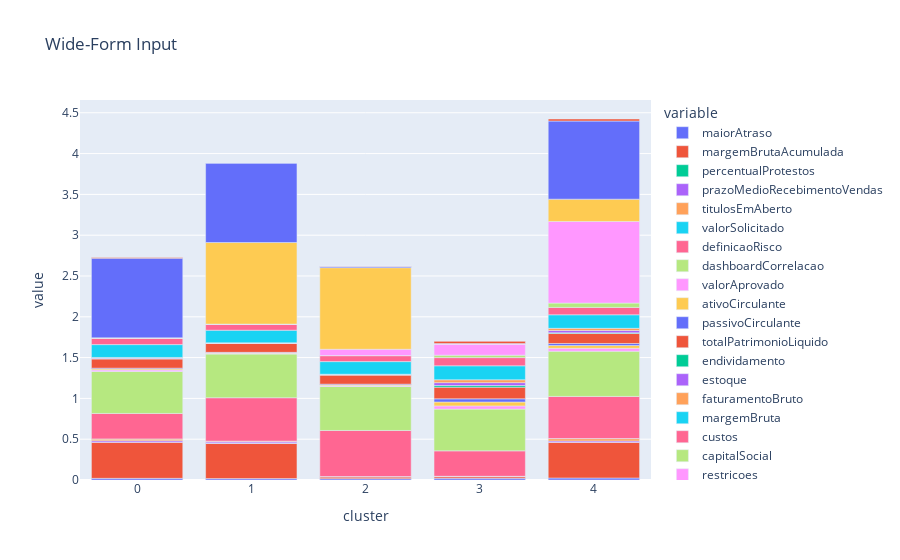

The cell this chart's notebook holds for it:
### Code cell
df=file.copy()
    X_minmax = MinMaxScaler().fit_transform(df.values)
    df_norm = pd.DataFrame(X_minmax)
    df_norm.columns = df.columns
    df_norm['cluster'] = modelo.labels_ #bestKmeans.labels_
    #df_norm.head()  
    #df_res = df_norm.groupby('cluster').mean()
    #fig, axes = plt.subplots(1, figsize=(32,10))
    #df_res.plot(kind='bar',ax=axes["cluster"])
    #fig.update_layout(margin=dict(l=0, r=0, b=0, t=0),autosize=False,width=800,height=800,)

    fig = px.bar(df_res, x="cluster", y=df_res.columns, title="Wide-Form Input")
    fig.show()

### Figure 1 — Plotly figure (JSON) as saved in the notebook; plotly's stock layout.template omitted (floating-point values rounded to 4 significant figures)
{"data": [{"alignmentgroup": "True", "hovertemplate": "variable=maiorAtraso<br>cluster=%{x}<br>value=%{y}<extra></extra>", "legendgroup": "maiorAtraso", "marker": {"color": "#636efa", "pattern": {"shape": ""}}, "name": "maiorAtraso", "offsetgroup": "maiorAtraso", "orientation": "v", "showlegend": true, "textposition": "auto", "type": "bar", "x": [0, 1, 2, 3, 4], "xaxis": "x", "y": [0.02016, 0.01717, 0.01669, 0.02065, 0.02455], "yaxis": "y"}, {"alignmentgroup": "True", "hovertemplate": "variable=margemBrutaAcumulada<br>cluster=%{x}<br>value=%{y}<extra></extra>", "legendgroup": "margemBrutaAcumulada", "marker": {"color": "#EF553B", "pattern": {"shape": ""}}, "name": "margemBrutaAcumulada", "offsetgroup": "margemBrutaAcumulada", "orientation": "v", "showlegend": true, "textposition": "auto", "type": "bar", "x": [0, 1, 2, 3, 4], "xaxis": "x", "y": [0.4431, 0.4311, 0.02367, 0.02066, 0.4373], "yaxis": "y"}, {"alignmentgroup": "True", "hovertemplate": "variable=percentualProtestos<br>cluster=%{x}<br>value=%{y}<extra></extra>", "legendgroup": "percentualProtestos", "marker": {"color": "#00cc96", "pattern": {"shape": ""}}, "name": "percentualProtestos", "offsetgroup": "percentualProtestos", "orientation": "v", "showlegend": true, "textposition": "auto", "type": "bar", "x": [0, 1, 2, 3, 4], "xaxis": "x", "y": [0.0001878, 0.0006642, 8.917e-05, 0.0005442, 0.001703], "yaxis": "y"}, {"alignmentgroup": "True", "hovertemplate": "variable=prazoMedioRecebimentoVendas<br>cluster=%{x}<br>value=%{y}<extra></extra>", "legendgroup": "prazoMedioRecebimentoVendas", "marker": {"color": "#ab63fa", "pattern": {"shape": ""}}, "name": "prazoMedioRecebimentoVendas", "offsetgroup": "prazoMedioRecebimentoVendas", "orientation": "v", "showlegend": true, "textposition": "auto", "type": "bar", "x": [0, 1, 2, 3, 4], "xaxis": "x", "y": [0.0172, 0.01669, 0.001151, 0.001919, 0.01484], "yaxis": "y"}, {"alignmentgroup": "True", "hovertemplate": "variable=titulosEmAberto<br>cluster=%{x}<br>value=%{y}<extra></extra>", "legendgroup": "titulosEmAberto", "marker": {"color": "#FFA15A", "pattern": {"shape": ""}}, "name": "titulosEmAberto", "offsetgroup": "titulosEmAberto", "orientation": "v", "showlegend": true, "textposition": "auto", "type": "bar", "x": [0, 1, 2, 3, 4], "xaxis": "x", "y": [0.02255, 0.01033, 0.0002138, 0.001332, 0.02875], "yaxis": "y"}, {"alignmentgroup": "True", "hovertemplate": "variable=valorSolicitado<br>cluster=%{x}<br>value=%{y}<extra></extra>", "legendgroup": "valorSolicitado", "marker": {"color": "#19d3f3", "pattern": {"shape": ""}}, "name": "valorSolicitado", "offsetgroup": "valorSolicitado", "orientation": "v", "showlegend": true, "textposition": "auto", "type": "bar", "x": [0, 1, 2, 3, 4], "xaxis": "x", "y": [0.000735, 0.0001696, 0.0002281, 0.0003153, 0.0002681], "yaxis": "y"}, {"alignmentgroup": "True", "hovertemplate": "variable=definicaoRisco<br>cluster=%{x}<br>value=%{y}<extra></extra>", "legendgroup": "definicaoRisco", "marker": {"color": "#FF6692", "pattern": {"shape": ""}}, "name": "definicaoRisco", "offsetgroup": "definicaoRisco", "orientation": "v", "showlegend": true, "textposition": "auto", "type": "bar", "x": [0, 1, 2, 3, 4], "xaxis": "x", "y": [0.3114, 0.5317, 0.5649, 0.3118, 0.5166], "yaxis": "y"}, {"alignmentgroup": "True", "hovertemplate": "variable=dashboardCorrelacao<br>cluster=%{x}<br>value=%{y}<extra></extra>", "legendgroup": "dashboardCorrelacao", "marker": {"color": "#B6E880", "pattern": {"shape": ""}}, "name": "dashboardCorrelacao", "offsetgroup": "dashboardCorrelacao", "orientation": "v", "showlegend": true, "textposition": "auto", "type": "bar", "x": [0, 1, 2, 3, 4], "xaxis": "x", "y": [0.5148, 0.5354, 0.5396, 0.5116, 0.5547], "yaxis": "y"}, {"alignmentgroup": "True", "hovertemplate": "variable=valorAprovado<br>cluster=%{x}<br>value=%{y}<extra></extra>", "legendgroup": "valorAprovado", "marker": {"color": "#FF97FF", "pattern": {"shape": ""}}, "name": "valorAprovado", "offsetgroup": "valorAprovado", "orientation": "v", "showlegend": true, "textposition": "auto", "type": "bar", "x": [0, 1, 2, 3, 4], "xaxis": "x", "y": [0.01712, 0.008622, 0.008079, 0.03895, 0.03512], "yaxis": "y"}, {"alignmentgroup": "True", "hovertemplate": "variable=ativoCirculante<br>cluster=%{x}<br>value=%{y}<extra></extra>", "legendgroup": "ativoCirculante", "marker": {"color": "#FECB52", "pattern": {"shape": ""}}, "name": "ativoCirculante", "offsetgroup": "ativoCirculante", "orientation": "v", "showlegend": true, "textposition": "auto", "type": "bar", "x": [0, 1, 2, 3, 4], "xaxis": "x", "y": [0.01316, 0.006632, 0.01029, 0.04837, 0.03461], "yaxis": "y"}, {"alignmentgroup": "True", "hovertemplate": "variable=passivoCirculante<br>cluster=%{x}<br>value=%{y}<extra></extra>", "legendgroup": "passivoCirculante", "marker": {"color": "#636efa", "pattern": {"shape": ""}}, "name": "passivoCirculante", "offsetgroup": "passivoCirculante", "orientation": "v", "showlegend": true, "textposition": "auto", "type": "bar", "x": [0, 1, 2, 3, 4], "xaxis": "x", "y": [0.01006, 0.005731, 0.009691, 0.03868, 0.02448], "yaxis": "y"}, {"alignmentgroup": "True", "hovertemplate": "variable=totalPatrimonioLiquido<br>cluster=%{x}<br>value=%{y}<extra></extra>", "legendgroup": "totalPatrimonioLiquido", "marker": {"color": "#EF553B", "pattern": {"shape": ""}}, "name": "totalPatrimonioLiquido", "offsetgroup": "totalPatrimonioLiquido", "orientation": "v", "showlegend": true, "textposition": "auto", "type": "bar", "x": [0, 1, 2, 3, 4], "xaxis": "x", "y": [0.1133, 0.1088, 0.1112, 0.1426, 0.1224], "yaxis": "y"}, {"alignmentgroup": "True", "hovertemplate": "variable=endividamento<br>cluster=%{x}<br>value=%{y}<extra></extra>", "legendgroup": "endividamento", "marker": {"color": "#00cc96", "pattern": {"shape": ""}}, "name": "endividamento", "offsetgroup": "endividamento", "orientation": "v", "showlegend": true, "textposition": "auto", "type": "bar", "x": [0, 1, 2, 3, 4], "xaxis": "x", "y": [0.003871, 0.002099, 0.002962, 0.02048, 0.009036], "yaxis": "y"}, {"alignmentgroup": "True", "hovertemplate": "variable=estoque<br>cluster=%{x}<br>value=%{y}<extra></extra>", "legendgroup": "estoque", "marker": {"color": "#ab63fa", "pattern": {"shape": ""}}, "name": "estoque", "offsetgroup": "estoque", "orientation": "v", "showlegend": true, "textposition": "auto", "type": "bar", "x": [0, 1, 2, 3, 4], "xaxis": "x", "y": [0.007536, 0.004283, 0.006199, 0.03524, 0.02758], "yaxis": "y"}, {"alignmentgroup": "True", "hovertemplate": "variable=faturamentoBruto<br>cluster=%{x}<br>value=%{y}<extra></extra>", "legendgroup": "faturamentoBruto", "marker": {"color": "#FFA15A", "pattern": {"shape": ""}}, "name": "faturamentoBruto", "offsetgroup": "faturamentoBruto", "orientation": "v", "showlegend": true, "textposition": "auto", "type": "bar", "x": [0, 1, 2, 3, 4], "xaxis": "x", "y": [0.006392, 0.001371, 0.001115, 0.03526, 0.02676], "yaxis": "y"}, {"alignmentgroup": "True", "hovertemplate": "variable=margemBruta<br>cluster=%{x}<br>value=%{y}<extra></extra>", "legendgroup": "margemBruta", "marker": {"color": "#19d3f3", "pattern": {"shape": ""}}, "name": "margemBruta", "offsetgroup": "margemBruta", "orientation": "v", "showlegend": true, "textposition": "auto", "type": "bar", "x": [0, 1, 2, 3, 4], "xaxis": "x", "y": [0.1576, 0.1549, 0.1548, 0.1712, 0.1659], "yaxis": "y"}, {"alignmentgroup": "True", "hovertemplate": "variable=custos<br>cluster=%{x}<br>value=%{y}<extra></extra>", "legendgroup": "custos", "marker": {"color": "#FF6692", "pattern": {"shape": ""}}, "name": "custos", "offsetgroup": "custos", "orientation": "v", "showlegend": true, "textposition": "auto", "type": "bar", "x": [0, 1, 2, 3, 4], "xaxis": "x", "y": [0.07715, 0.07416, 0.07341, 0.1002, 0.09003], "yaxis": "y"}, {"alignmentgroup": "True", "hovertemplate": "variable=capitalSocial<br>cluster=%{x}<br>value=%{y}<extra></extra>", "legendgroup": "capitalSocial", "marker": {"color": "#B6E880", "pattern": {"shape": ""}}, "name": "capitalSocial", "offsetgroup": "capitalSocial", "orientation": "v", "showlegend": true, "textposition": "auto", "type": "bar", "x": [0, 1, 2, 3, 4], "xaxis": "x", "y": [0.005606, 0.0001911, 0.0001339, 0.02992, 0.05335], "yaxis": "y"}, {"alignmentgroup": "True", "hovertemplate": "variable=restricoes<br>cluster=%{x}<br>value=%{y}<extra></extra>", "legendgroup": "restricoes", "marker": {"color": "#FF97FF", "pattern": {"shape": ""}}, "name": "restricoes", "offsetgroup": "restricoes", "orientation": "v", "showlegend": true, "textposition": "auto", "type": "bar", "x": [0, 1, 2, 3, 4], "xaxis": "x", "y": [0, 0, 0.07754, 0.1359, 1], "yaxis": "y"}, {"alignmentgroup": "True", "hovertemplate": "variable=empresa_MeEppMei<br>cluster=%{x}<br>value=%{y}<extra></extra>", "legendgroup": "empresa_MeEppMei", "marker": {"color": "#FECB52", "pattern": {"shape": ""}}, "name": "empresa_MeEppMei", "offsetgroup": "empresa_MeEppMei", "orientation": "v", "showlegend": true, "textposition": "auto", "type": "bar", "x": [0, 1, 2, 3, 4], "xaxis": "x", "y": [0, 1, 1, 0, 0.2733], "yaxis": "y"}, {"alignmentgroup": "True", "hovertemplate": "variable=scorePontualidade<br>cluster=%{x}<br>value=%{y}<extra></extra>", "legendgroup": "scorePontualidade", "marker": {"color": "#636efa", "pattern": {"shape": ""}}, "name": "scorePontualidade", "offsetgroup": "scorePontualidade", "orientation": "v", "showlegend": true, "textposition": "auto", "type": "bar", "x": [0, 1, 2, 3, 4], "xaxis": "x", "y": [0.976, 0.9733, 0.0159, 0.006605, 0.9575], "yaxis": "y"}, {"alignmentgroup": "True", "hovertemplate": "variable=limiteEmpresaAnaliseCredito<br>cluster=%{x}<br>value=%{y}<extra></extra>", "legendgroup": "limiteEmpresaAnaliseCredito", "marker": {"color": "#EF553B", "pattern": {"shape": ""}}, "name": "limiteEmpresaAnaliseCredito", "offsetgroup": "limiteEmpresaAnaliseCredito", "orientation": "v", "showlegend": true, "textposition": "auto", "type": "bar", "x": [0, 1, 2, 3, 4], "xaxis": "x", "y": [0.008592, 0.001143, 0.0003887, 0.02667, 0.02491], "yaxis": "y"}], "layout": {"barmode": "relative", "legend": {"title": {"text": "variable"}, "tracegroupgap": 0}, "title": {"text": "Wide-Form Input"}, "xaxis": {"anchor": "y", "domain": [0, 1], "title": {"text": "cluster"}}, "yaxis": {"anchor": "x", "domain": [0, 1], "title": {"text": "value"}}}}
